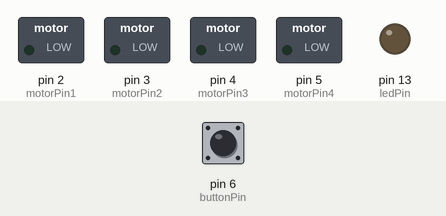
The sketch below on a simulated Arduino Uno, built with avr-gcc and run on an emulated ATmega328P. Parts: switched loads named in the sketch (green lamp = pin HIGH), output pins drawn as LEDs (lit = HIGH). The test bench sets the inputs (shaded band); at power-on: pin 6 (buttonPin) HIGH.

Above: at 1.2 s.
1.3 s: pin 6 (buttonPin) pulled LOW for 0.15 s
At 1.46 s:
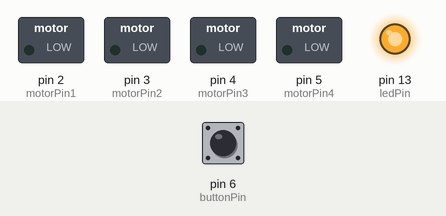
At 19.2 s:
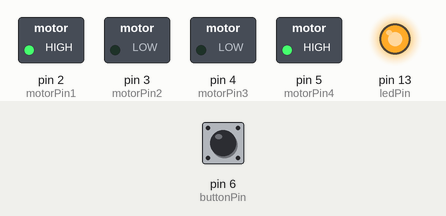
Timing chart, 0 to 19.5 s (numbered marks = the images above; inputs shaded):
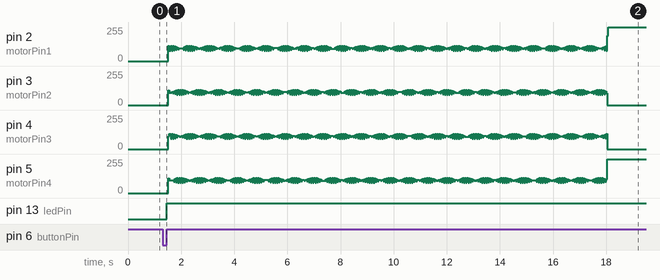

Measured:
- after the input at 1.3 s, pin 13 (ledPin): LOW → HIGH after 0.15 s

The sketch:

task15_AutoCandles.ino
```cpp
// 引脚定义
int motorPin1 = 2; // IN1连接到Arduino的2号引脚
int motorPin2 = 3; // IN2连接到Arduino的3号引脚
int motorPin3 = 4; // IN3连接到Arduino的4号引脚
int motorPin4 = 5; // IN4连接到Arduino的5号引脚
int buttonPin = 6; // 按钮连接到Arduino的6号引脚
int ledPin = 13;   // 板载LED连接到13号引脚

// 变量
bool ledState = false; // LED状态追踪

// 步进电机的步进序列
int steps[8][4] = {
    {1, 0, 0, 0},
    {1, 1, 0, 0},
    {0, 1, 0, 0},
    {0, 1, 1, 0},
    {0, 0, 1, 0},
    {0, 0, 1, 1},
    {0, 0, 0, 1},
    {1, 0, 0, 1}};

void setup()
{
    pinMode(motorPin1, OUTPUT);
    pinMode(motorPin2, OUTPUT);
    pinMode(motorPin3, OUTPUT);
    pinMode(motorPin4, OUTPUT);
    pinMode(buttonPin, INPUT_PULLUP);
    pinMode(ledPin, OUTPUT);
}

void loop()
{
    // 读取按钮状态
    if (digitalRead(buttonPin) == LOW)
    {              // 检测到按键初次按下
        delay(10); // 等待10ms
        // 检查按钮状态是否仍然为LOW（消抖）
        if (digitalRead(buttonPin) == LOW)
        {
            while (digitalRead(buttonPin) == LOW)
                ; // 等待按键释放，防止重复触发

            ledState = !ledState;           // 切换LED状态
            digitalWrite(ledPin, ledState); // 更新LED状态
            rotateMotorTwoTurns();          // 步进电机旋转两圈
        }
    }
}

// 控制步进电机旋转两圈
void rotateMotorTwoTurns()
{
    for (int i = 0; i < 1024; i++)
    {
        for (int j = 0; j < 8; j++)
        {
            setMotorPins(j);
            delay(2);
        }
    }
}

// 设置步进电机的引脚状态
void setMotorPins(int step)
{
    digitalWrite(motorPin1, steps[step][0]);
    digitalWrite(motorPin2, steps[step][1]);
    digitalWrite(motorPin3, steps[step][2]);
    digitalWrite(motorPin4, steps[step][3]);
}
```
